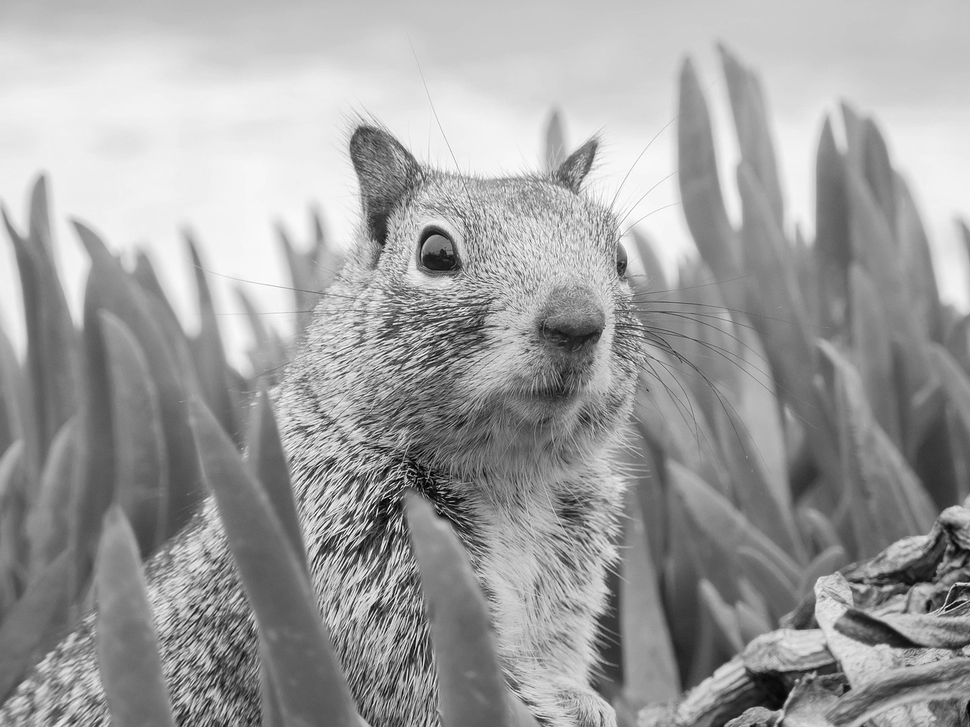
#> input picture LV6/example_grayscale.png, 970 x 727 px, shrunk from 1280 x 960 before the run
$ python zad4,5.py
#> lines starting #> are read from the running program, lines starting #| are printed output that depends on the picture
import matplotlib.image as mpimg
import numpy as np
import matplotlib.pyplot as plt
from sklearn.cluster import KMeans

image = mpimg.imread('example_grayscale.png')
#> image is the input picture: shape (727, 970) float32; min 0, max 1, mean 0.624

print(image.shape)
#| (727, 970)

'''plt.figure(figsize=(6,6))
plt.imshow(image, cmap='gray')
plt.title('Originalna slika')
plt.axis('off')
plt.show()'''

X = image.reshape(-1, 1)

n_clusters = 10

kmeans = KMeans(n_clusters=n_clusters, random_state=42, n_init=10)
kmeans.fit(X)

values = kmeans.cluster_centers_.squeeze()
labels = kmeans.labels_

image_compressed = np.choose(labels, values)
image_compressed = image_compressed.reshape(image.shape)

plt.figure(figsize=(6,6))
plt.imshow(image_compressed, cmap='gray')
plt.title(f'Kvantizirana slika ({n_clusters} klastera)')
plt.axis('off')
plt.savefig('kvantizirana_slika.png')
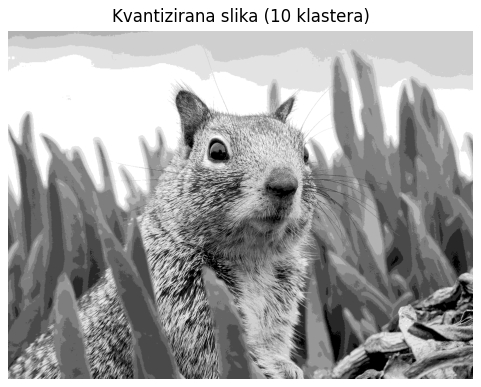
#> figure drawn by matplotlib, 1 panel

original_bits_per_pixel = 8
compressed_bits_per_pixel = np.ceil(np.log2(n_clusters))

compression_ratio = compressed_bits_per_pixel / original_bits_per_pixel

print(f'Kompresijski omjer: {compression_ratio:.2f}')
print(f'Smanjenje veličine: {(1 - compression_ratio) * 100:.2f}%')

#5 zad
image = mpimg.imread('example.png')
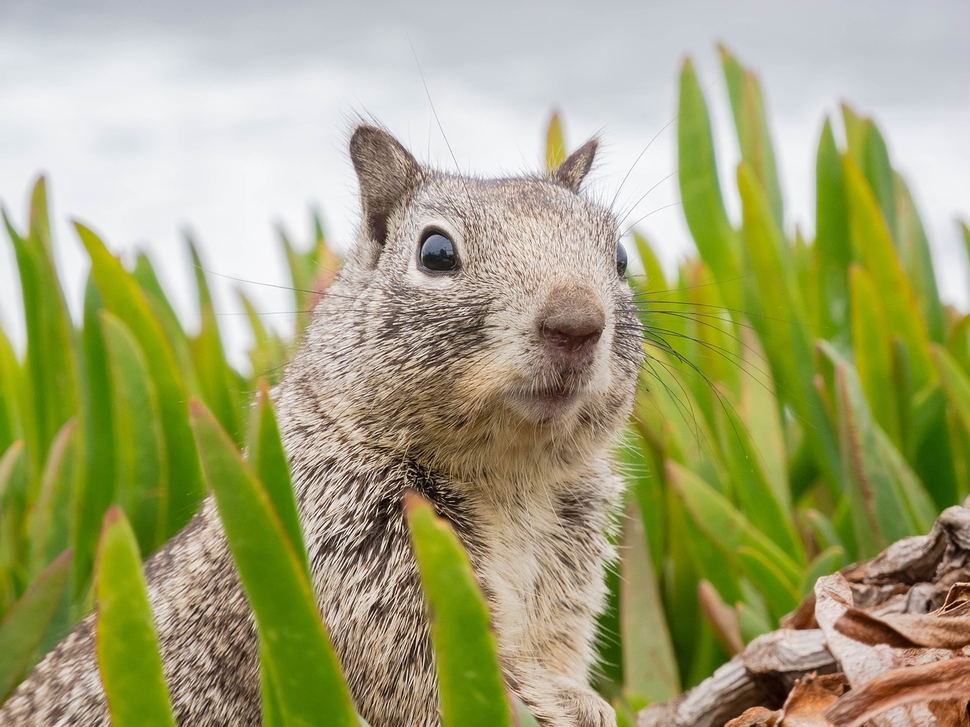
#> input picture LV6/example.png, 970 x 727 px, shrunk from 1280 x 960 before the run
#> image is the input picture: shape (727, 970, 3) float32; mean R, G, B 0.643, 0.645, 0.463

print(image.shape)
#| (727, 970, 3)

X = image.reshape(-1, 3)

print(X.shape)
#| (705190, 3)

kmeans = KMeans(n_clusters=n_clusters, random_state=42, n_init=10)
kmeans.fit(X)
cluster_centers = kmeans.cluster_centers_
labels = kmeans.labels_

image_quantized = cluster_centers[labels]
image_quantized = image_quantized.reshape(image.shape)

plt.figure(figsize=(8,8))
plt.imshow(image_quantized)
plt.title(f'Kvantizirana slika ({n_clusters} klastera)')
plt.axis('off')
plt.savefig('kvantizirana_slika_5zad.png')
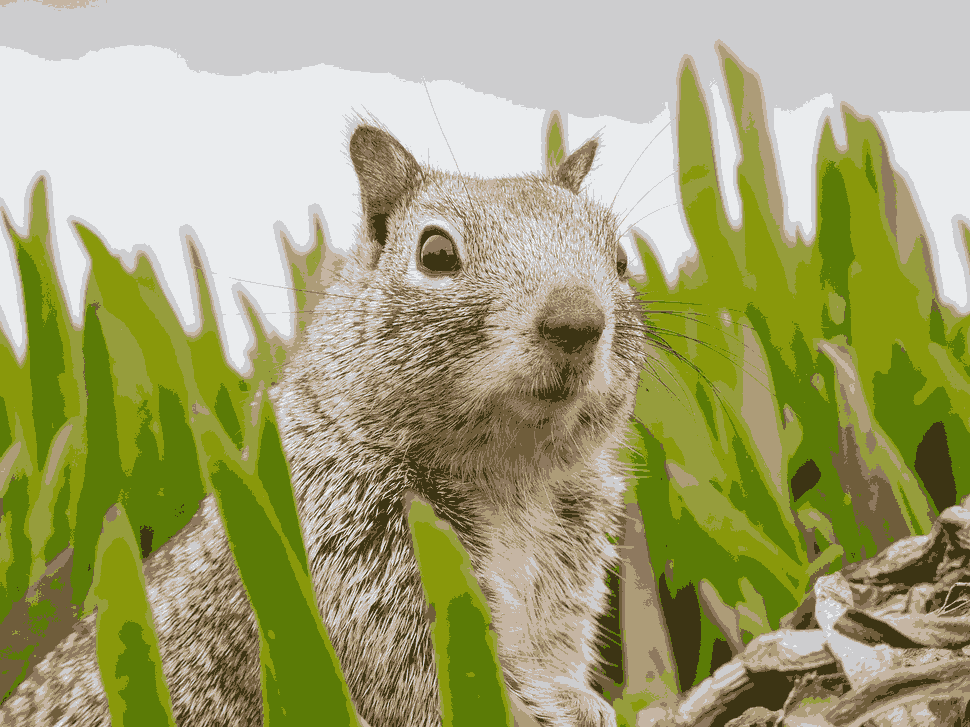
#> shown: shape (727, 970, 3) float32; mean R, G, B 0.647, 0.644, 0.463
